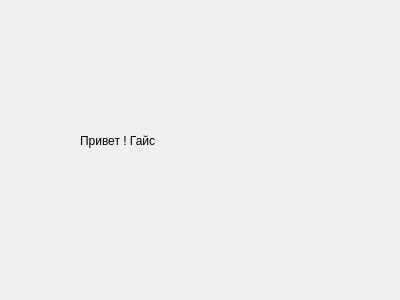
<?xml version="1.0" encoding="UTF-8"?>
<ui version="4.0">
 <class>page_welcomescreen</class>
 <widget class="QWidget" name="page_welcomescreen">
  <property name="geometry">
   <rect>
    <x>0</x>
    <y>0</y>
    <width>400</width>
    <height>300</height>
   </rect>
  </property>
  <property name="windowTitle">
   <string>Form</string>
  </property>
  <widget class="QLabel" name="label">
   <property name="geometry">
    <rect>
     <x>80</x>
     <y>100</y>
     <width>241</width>
     <height>81</height>
    </rect>
   </property>
   <property name="text">
    <string>Привет ! Гайс</string>
   </property>
  </widget>
 </widget>
 <resources/>
 <connections/>
</ui>
